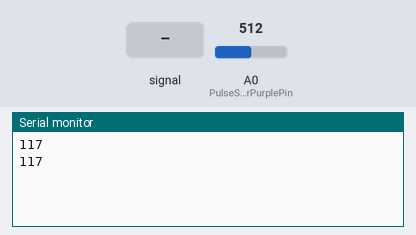
Bench run of a sketch on a simulated Arduino Uno, built with avr-gcc and run on an emulated ATmega328P. On the bench: the last lines printed to the serial monitor. The inputs (shaded band) are chosen by the test bench; at power-on: A0 (PulseSensorPurplePin) = 512.

Above: at 1.8 s.
1.9 s: A0 (PulseSensorPurplePin) fed a 200 Hz sine of ±81 counts around its level
At 2.8 s:
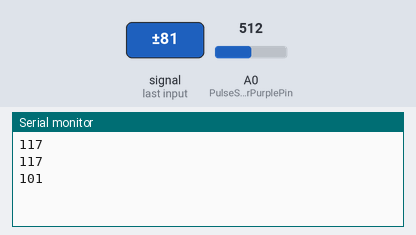
3.4 s: A0 (PulseSensorPurplePin) set to 716
At 4.7 s:
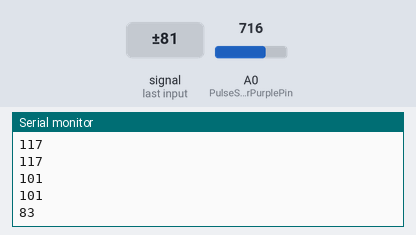
4.9 s: A0 (PulseSensorPurplePin) fed a 1000 Hz sine of ±255 counts around its level
At 5.8 s:
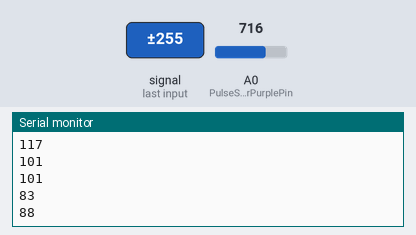
6.4 s: A0 (PulseSensorPurplePin) set to 900
At 7.8 s:
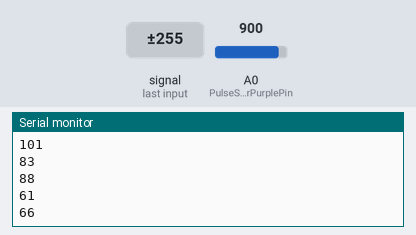
Timing chart, 0 to 8.9 s (numbered marks = the images above; inputs shaded):
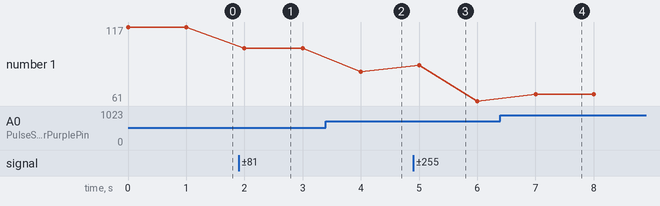

The sketch:

bpm1.0.ino
```cpp
//  Variables
int PulseSensorPurplePin = 0;        // Pulse Sensor PURPLE WIRE connected to ANALOG PIN 0
int Signal;                // holds the incoming raw data. Signal value can range from 0-1024
int errorcount = 0; //에러 카운트
int bpmcount=0;


// The SetUp Function:
void setup() {
    Serial.begin(9600);         // Set's up Serial Communication at certain speed.
}

// The Main Loop Function
void loop() {
  Signal = analogRead(PulseSensorPurplePin);  // Read the PulseSensor's value.
   int bpm = 60000/Signal;   //심장박동수
   if(Signal>300 & Signal < 2000){

      Serial.println(bpm);
    }
  delay(1000);
  }
```

Measured:
- after the input at 1.9 s, the serial monitor: prints a new line after 0.10 s (image 1)
- after the input at 3.4 s, the serial monitor: prints a new line after 0.60 s (image 2)
- after the input at 4.9 s, the serial monitor: prints a new line after 0.10 s (image 3)
- after the input at 6.4 s, the serial monitor: prints a new line after 0.60 s (image 4)
- plotted number 1: 117 → 101 after the input at 1.9 s, 101 → 83 after the input at 3.4 s, 83 → 61 after the input at 4.9 s, 61 → 66 after the input at 6.4 s
